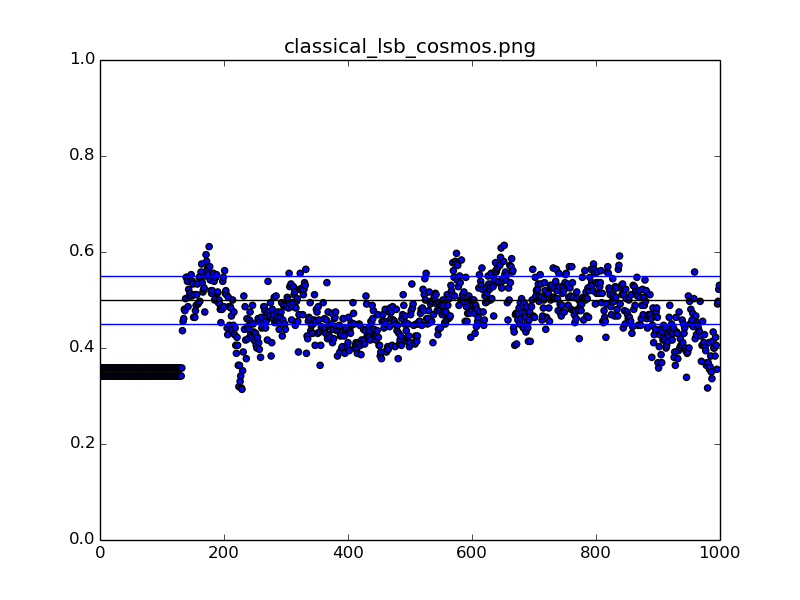
#> input picture comparaison/example/Chi_square_classical_lsb_cosmos.png, 800 x 600 px
$ python chi_square_comparaison.py example/Chi_square_classical_lsb_cosmos.png   (Python 2 division)   (older library calls are emulated)
#> lines starting #> are read from the running program, lines starting #| are printed output that depends on the picture
### utils/utils.py
#!/usr/bin/python

import matplotlib.pyplot as plt
import numpy as np
import binascii


# decompose une image [h][w][3] (0->255) selon une composante (0 pour rouge, 1 pour vert, 2 pour bleu)
# retourne [h*w] (0->255)
def decompose_comp(image,comp):
    return image[:,:,comp].ravel()

# decompose une image [h][w][3] selon toutes ses composantes et retourne la concatenation des 3 composantes
# retourne [h*w*3] (0->255)
def decompose(image):
    image_R = image[:,:,0].ravel()
    image_G = image[:,:,1].ravel()
    image_B = image[:,:,2].ravel()
    return np.hstack((image_R,image_G,image_B))

# decompose une image [h][w][3] en ses bits de poids faibles
# retourne [h*w*3] (0->1)
# [96 lines left out: functions decompose_lsb, decompose_lsb_comp, imageRecompose, textToBin, binToText, clearLSB and 4 more, not called in this run]

### comparaison/chi_square_comparaison.py
#!/usr/bin/python

import os
import inspect

currentdir = os.path.dirname(os.path.abspath(inspect.getfile(inspect.currentframe())))
parentdir = os.path.dirname(currentdir)
os.sys.path.insert(0,parentdir)

import matplotlib.pyplot as plt
from utils import utils
from PIL import Image
import numpy as np
import argparse

parser = argparse.ArgumentParser(description='Compare chi square of images')
parser.add_argument('image', metavar='image', nargs='+',
                    help='images we want compute chi square of')

args = parser.parse_args()

images = args.image


n_points = 1000
def getFrequencies(image,n_points=n_points):
#> called with n_points = 1000
    imageVect = utils.decompose(image)
#> image is the input picture: shape (600, 800, 4); mean R, G, B, A 238.3, 238.3, 243.7, 255
    length = len(imageVect)
#> length = 1440000
    y=[]
    for i in range(n_points-1):
        y.append(np.mean(imageVect[(i*length)/n_points:((i+1)*length)/n_points]%2))
#> after the loop, y = 999 values, max 1 at index 0, min 0.383 at index 500, mean 0.949

    y.append(np.mean(imageVect[(n_points-1)*length/n_points:]%2))
    return y


for i in range(len(images)):
    y = getFrequencies(np.array(Image.open(images[i])))
#> y = 1000 values, max 1 at index 0, min 0.383 at index 500, mean 0.949

    tmp = images[i].split('/')
    tmp = tmp[-1]
    tmp = tmp.split('\\')
    tmp = tmp[-1]

    plt.figure()
    plt.axis([0,n_points,0,1])
    plt.scatter(range(n_points),y)
    plt.plot(range(n_points),0.5*np.ones(n_points),color = 'black')
    plt.plot(range(n_points),0.45*np.ones(n_points),color='blue')
    plt.plot(range(n_points),0.55*np.ones(n_points),color = 'blue')
    plt.title(tmp)

    plt.savefig("Chi_square_"+tmp)
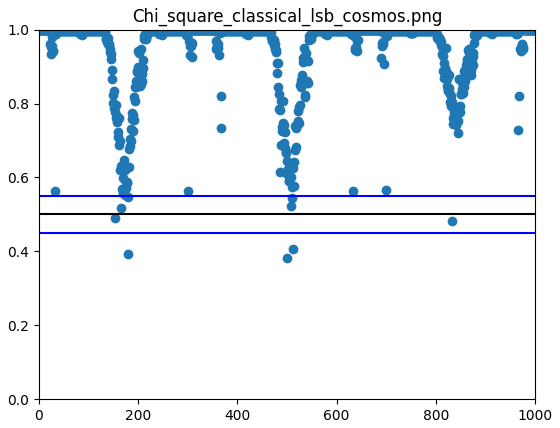
#> figure drawn by matplotlib, 1 panel

plt.show()

$ run again, on comparaison/example/histogram_red_classical_lsb.png
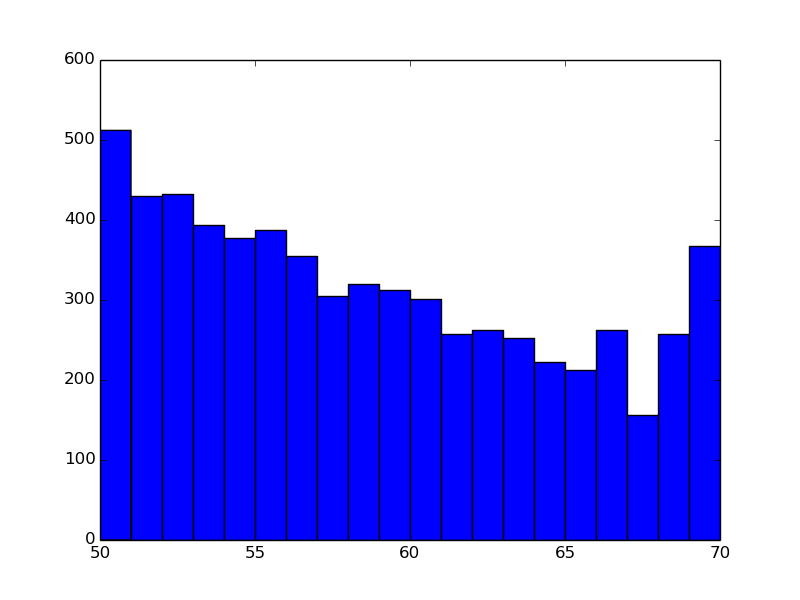
#> input picture comparaison/example/histogram_red_classical_lsb.png, 800 x 600 px
#> in getFrequencies, image is the input picture: shape (600, 800, 4); mean R, G, B, A 168.8, 168.8, 248, 255
#> length = 1440000
#> after the loop in getFrequencies, `for i in range(n_points-1):`: y = 999 values, max 1 at index 0, min 0.174 at index 584, mean 0.766
#> `y = getFrequencies(np.array(Image.open(images[i])))`: y = 1000 values, max 1 at index 0, min 0.174 at index 584, mean 0.767
#> `plt.savefig("Chi_square_"+tmp)`:
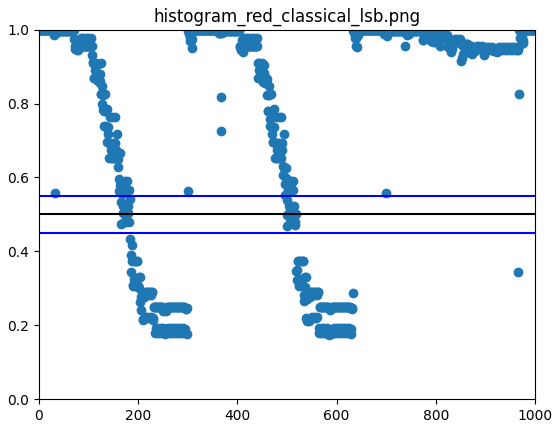
#> figure drawn by matplotlib, 1 panel
